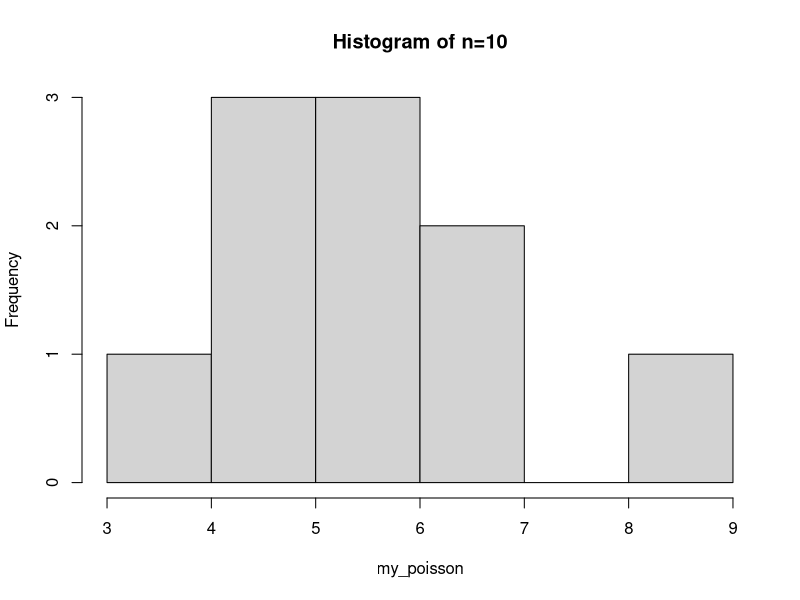
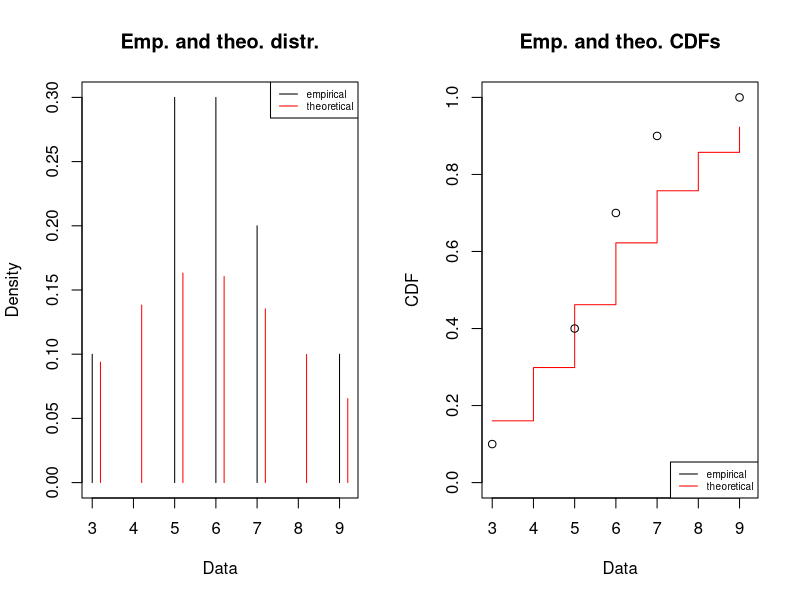
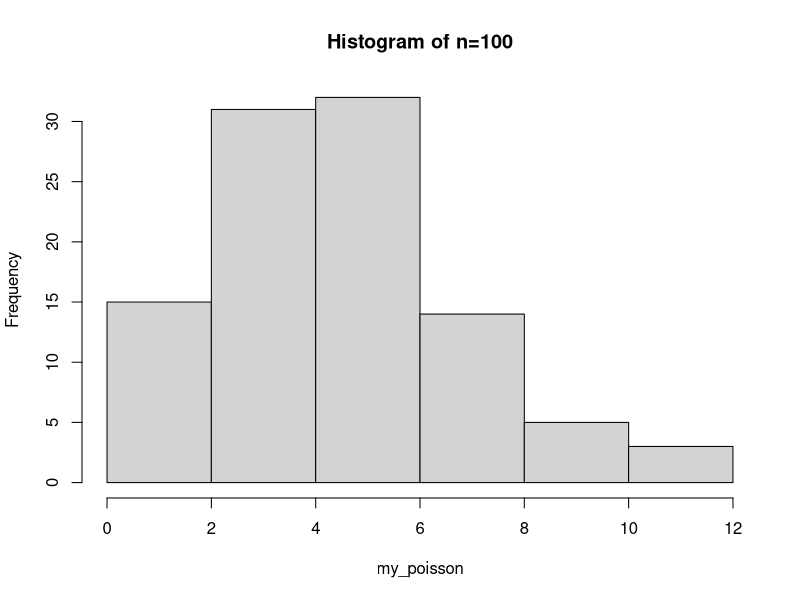
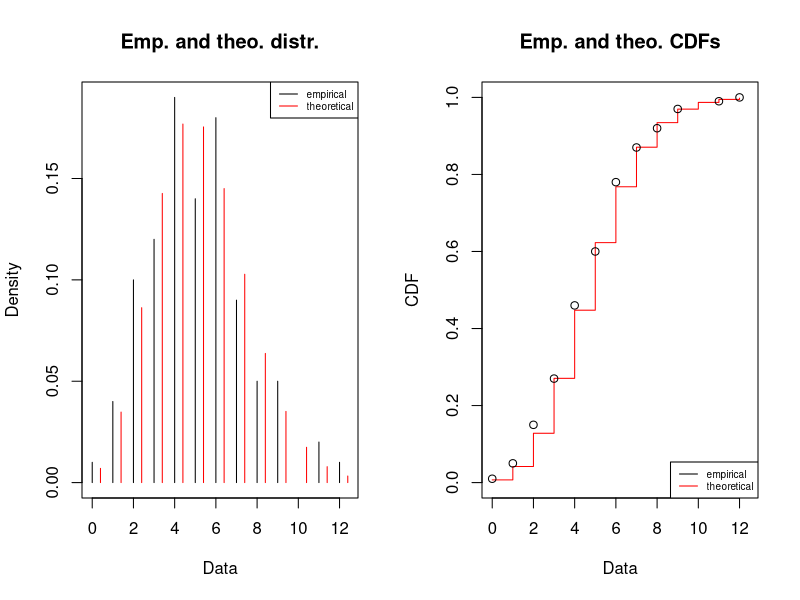
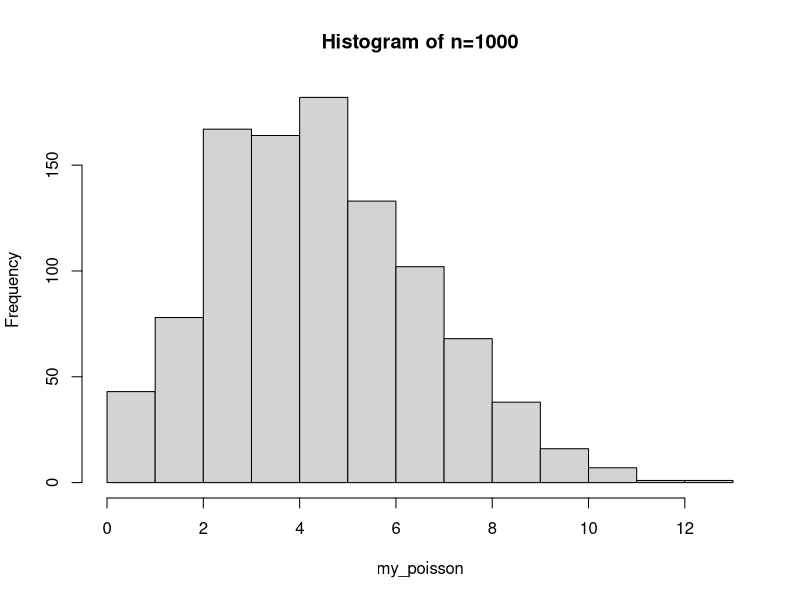
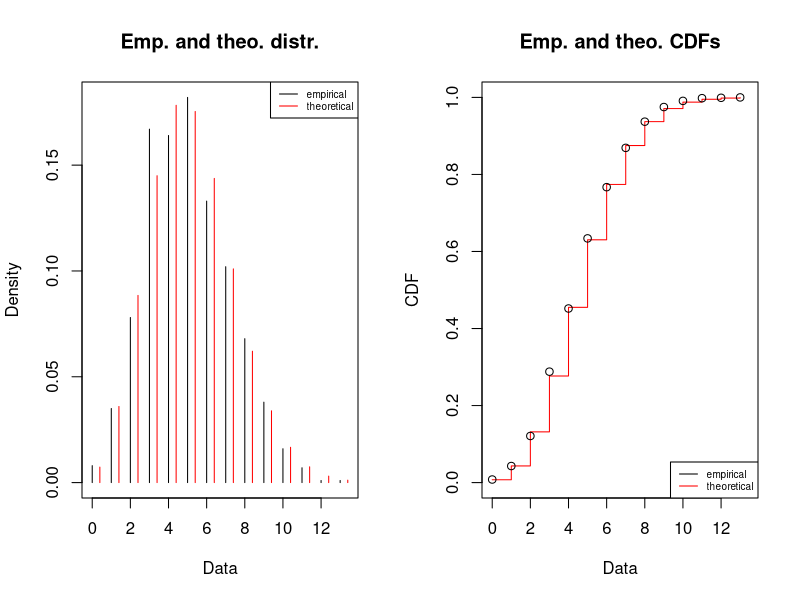
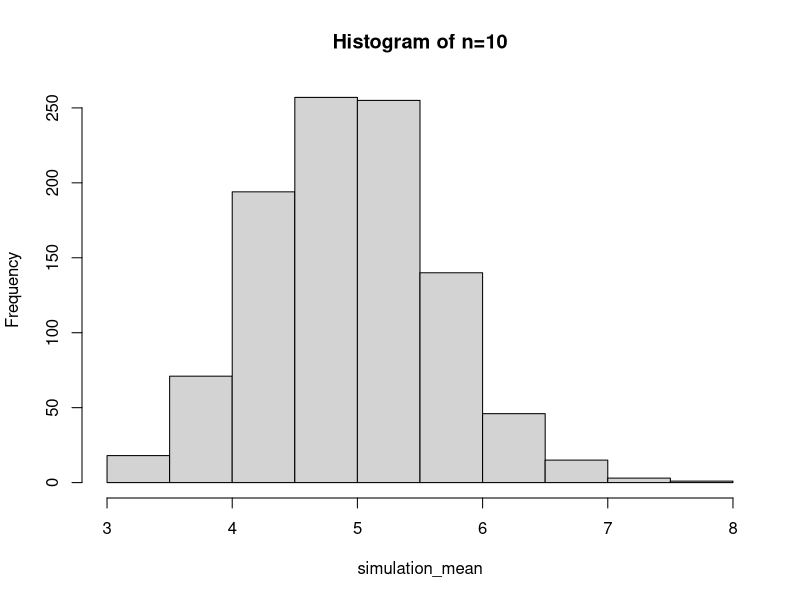
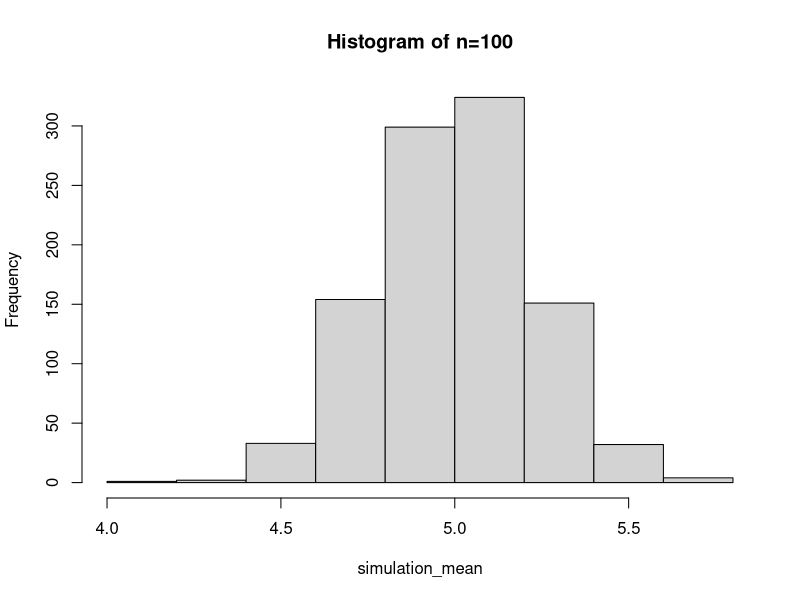

The R source for these figures, in order:
## ---- chunk 1
library(fitdistrplus)
## ---- chunk 2
library(MASS)
library(survival)
library(fitdistrplus)

for (n in c(10, 100, 1000))
{
  my_poisson <- rpois(n, 5)
  hist(my_poisson, main=paste("Histogram of n=", n, sep=""))
  plot(fitdist(my_poisson, "pois"))
}
## ---- chunk 3
for (n in c(10, 100, 1000))
{
  simulation <- lapply(1:1000, function(x) rpois(n, 5))
  simulation_mean <- sapply(simulation, mean)
  hist(simulation_mean, main=paste("Histogram of n=", n, sep=""))
}
## ---- chunk 4
success <- 0:300
x <- dbinom(success, size=11034, prob=.017)
y <- dbinom(success, size=11037, prob=.009)
plot(success, y, type='h')
lines(success, x, type='h', col="green")
## ---- chunk 5
exp <- function(lambda=2, size=1000)
{
  # Create sample size
  sample <- runif(size)
  # Create sample using the inverse
  inverse <- -(log(1-sample)/lambda)
  exp <- rexp(size, rate=5)
  #hist(inverse, prob=TRUE, main="Inverse")
  
  # Density Plot
  hist(inverse, prob=TRUE, main="Inverse - Density", breaks=1000, xlim=c(-40, 20))
  
  # Frequency
  hist(inverse, freq=TRUE, main="Inverse - Frequency", breaks=1000, xlim=c(-40, 20))
}
exp(2, 1000)
## ---- chunk 6
cauchy <- function(x_0=0, gamma=1.0, size=1000)
{
  # Create uniform sample size
  sample <- runif(size)
  
  # Create sample using the inverse
  inverse <- gamma * tan(pi*(sample - 1/2)) + x_0
  
  # True Exponential distribution
  true_exponential <- rexp(size, r=gamma) + x_0
  
  # Density Plot
  hist(inverse, prob=TRUE, main="Inverse - Density", breaks=1000, xlim=c(-40, 20))
  
  # Frequency
  p1 <- hist(inverse, freq=TRUE, main="Inverse - Frequency", breaks=1000, xlim=c(-40, 20))
  p2 <- hist(true_exponential, freq=TRUE, main="Exp - Frequency", breaks=5, xlim=c(-40, 20))
  
  # Comparisson
  plot(p1, col=rgb(0,0,1,1/4), xlim=c(-40, 20), main="Quantile compared with Exp")
  plot(p2, col=rgb(1,0,0,1/4), xlim=c(-40, 20), add=T)
}

cauchy(0, 1.0, 1000)
## ---- chunk 7
df <- read.csv("cider.csv")
head(df)
## ---- chunk 8
barplot(table(df$Type), main = "Cider Flavors", ylab = "Frequency")
## ---- chunk 9
boxplot(df$Sweetness~df$Type, main = "Sweetness between cider types", xlab = "Types", ylab = "Rating")
## ---- chunk 10
library(ggplot2)
sweet <- ggplot(df, aes(x = Sweetness, y = Bitterness, color = Type)) + 
  geom_point() +
  geom_smooth(method="loess", se=FALSE, fullrange=FALSE, level=0.95, formula="y ~ x")
sweet
